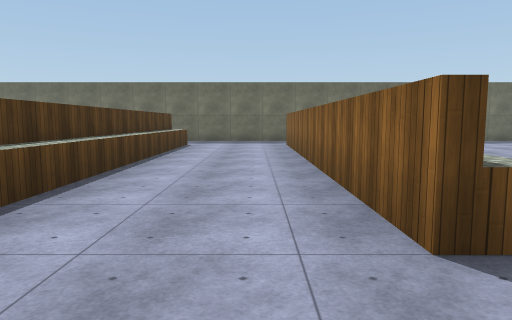
View 1 (above)

18 first-person views from a walk through a scene from a Unity 3-D project. The camera is 1.5 m above the floor, tilts 6° down and sees 70° across. The floor is counted in squares, 2 m on a side. Each view is taken from the middle of a square. On the plan, view 1 faces up. The plan holds only what a view shows up to about 11 squares ahead; the rest is blank. Surface patterns are stand-ins for the level's own textures.

View 2
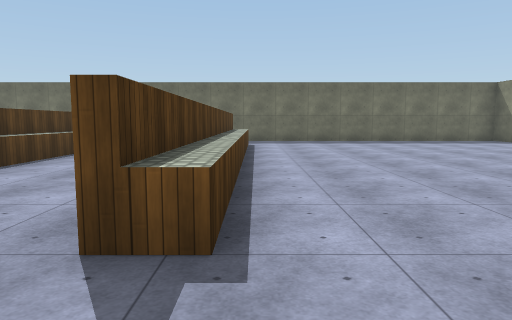

View 3
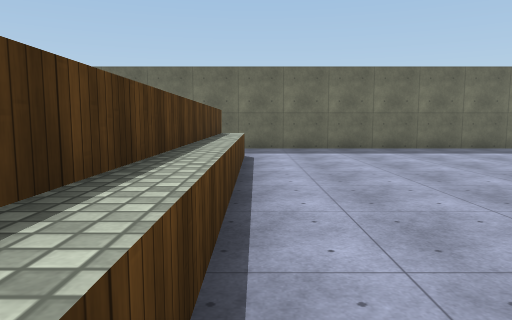

View 4
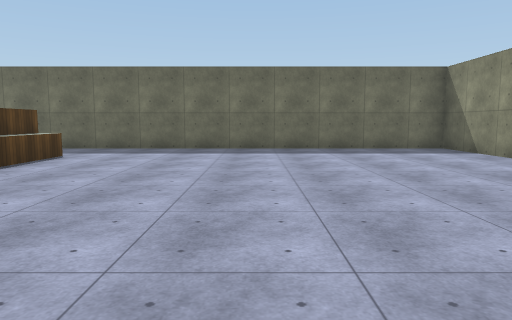

View 5
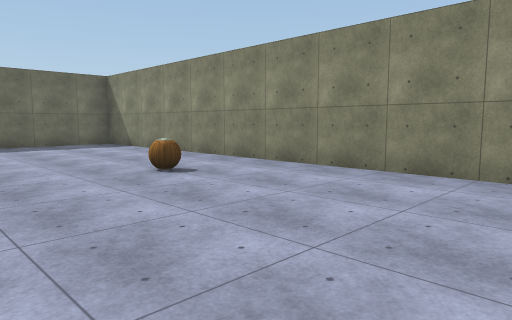

View 6
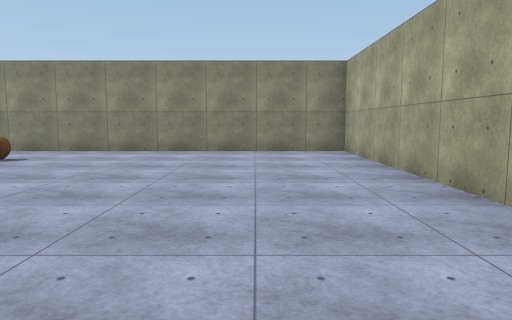

View 7
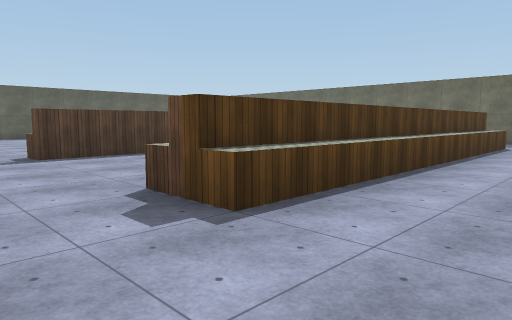

View 8
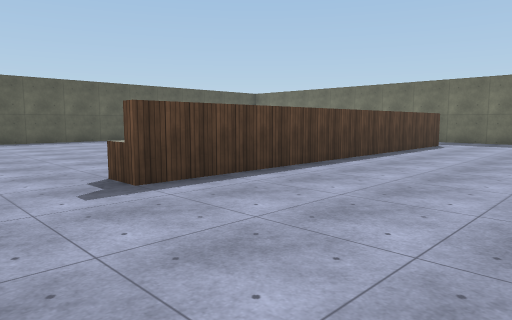

View 9
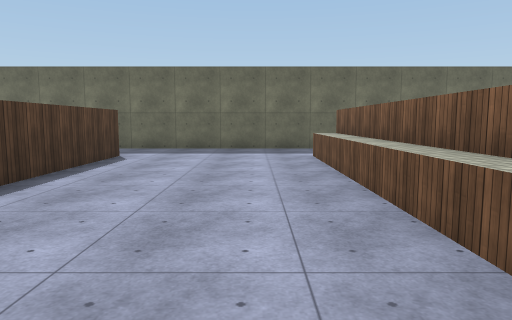

View 10
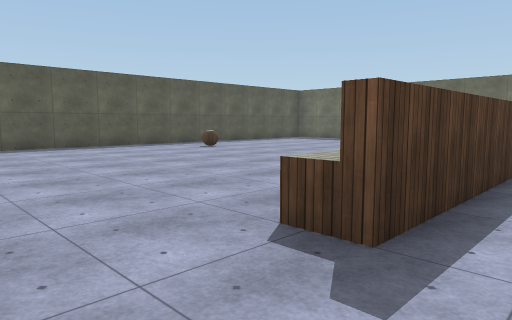

View 11
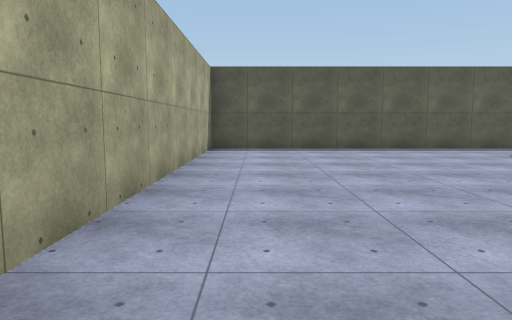

View 12
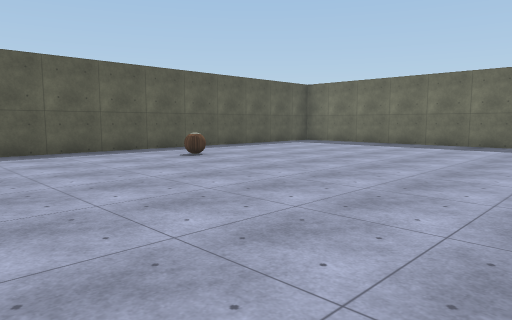

View 13
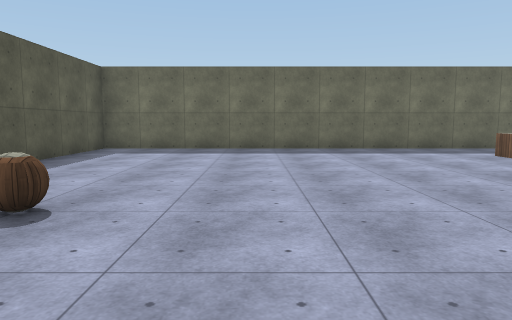

View 14
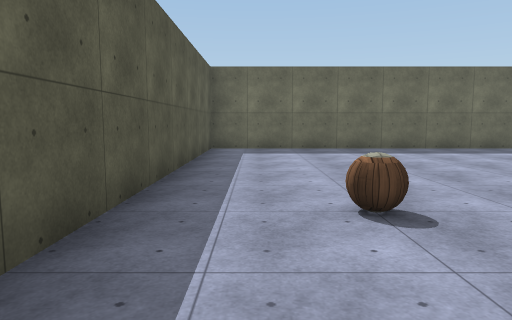

View 15
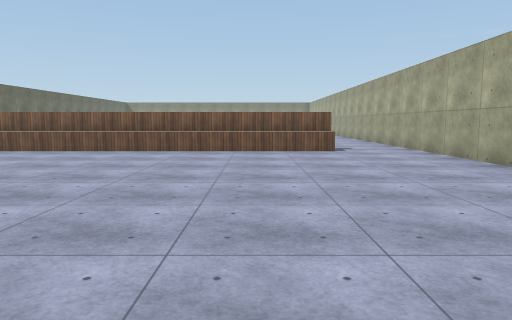

View 16
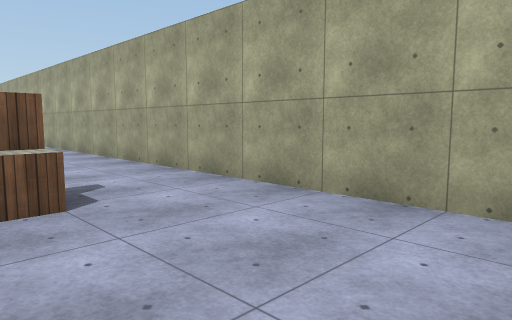

View 17
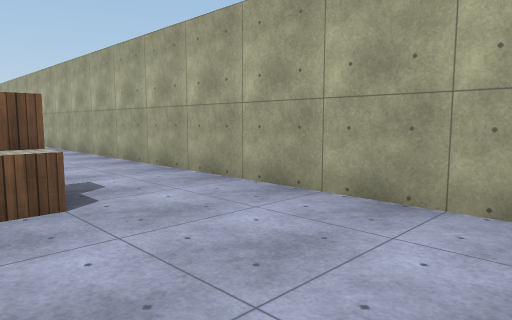

View 18
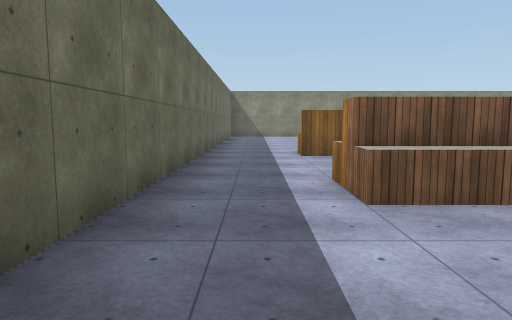

### Floor plan
Points are (right, up) in squares from view 1. A wall is a line through its corners. A room is listed if a view was taken in it or the views show most of it. See-through windows are left out.
Room 1 (views 1, 2, 3, 4, 5, 6, 7, 8, 9, 10, 11, 17, 18)
walls: (1.8, 2) (1, 2) (1, 12) (1.3, 12) (1.3, 2); (-3.2, 6.4) (-3.2, 12); (-2.2, 2) (-3.7, 2); (-2.7, 12) (-2.7, 2); (-3.7, 12) (-2.2, 12); (-8, 12) (-8, 2); (-9.4, -0.3) (11.3, -0.3) (11.3, 14.2) (-8.4, 14.2)
low walls: (1.8, 8) (1.8, 4.1); (1.8, 8.6) (1.8, 8.1); (1.8, 9.5) (1.8, 9); (1.8, 4) (1.8, 2); (1.8, 12) (1.8, 10); (-3.7, 5.8) (-3.7, 12); (-2.2, 12) (-2.2, 2); (-3.7, 2) (-3.7, 2.5)
ways out: opening at (-8.7, 1) to room 2; opening at (-8, 13.5) to room 2
Room 2 (views 12, 13, 14, 15, 16)
walls: (-8.3, 2) (-8.3, 10.9); (-8, 2) (-8.8, 2); (-8.4, 14.2) (-18.2, 14.2) (-18.2, -0.3) (-9.4, -0.3)
low walls: (-8.8, 11.5) (-8.8, 12); (-8.8, 2) (-8.8, 10.5)
ways out: opening at (-8.7, 1) to room 1; opening at (-8, 13.5) to room 1

Where each view was taken, in squares from view 1:
view 1: 0 up, 0 right, facing up
view 2: 0 up, 2 right, facing up
view 3: 4 up, 2 right, facing up
view 4: 4 up, 6 right, facing up
view 5: 2 up, 6 right, facing up-right
view 6: 2 up, 2 right, facing right
view 7: 0 up, 0 right, facing up-left
view 8: 0 up, 4 left, facing up-left
view 9: 4 up, 5 left, facing up
view 10: 0 up, 7 left, facing up-left
view 11: 1 up, 8 left, facing left
view 12: 2 up, 9 left, facing up-left
view 13: 4 up, 14 left, facing up
view 14: 4 up, 17 left, facing up
view 15: 4 up, 18 left, facing right
view 16: 3 up, 12 left, facing down-right
view 17: 3 up, 7 left, facing down-right
view 18: 13 up, 7 left, facing right
